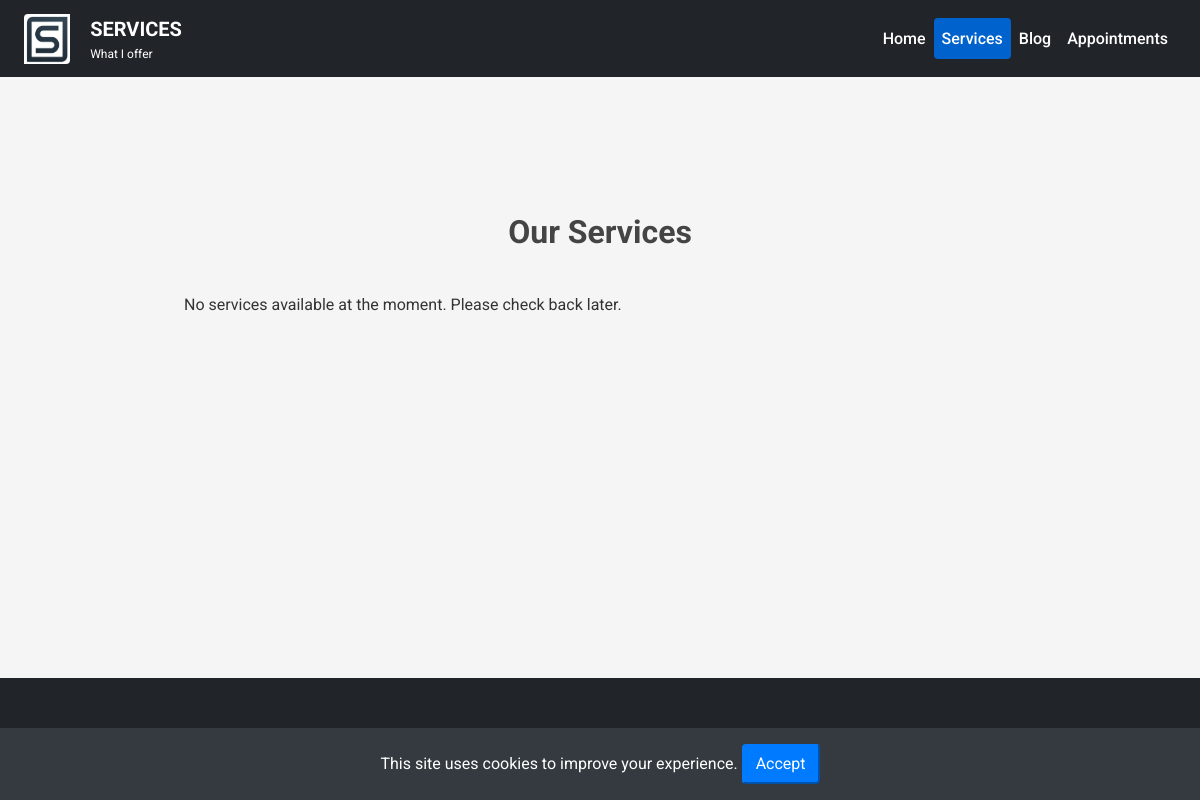
/services/services/, run on an earlier commit of the app's database.
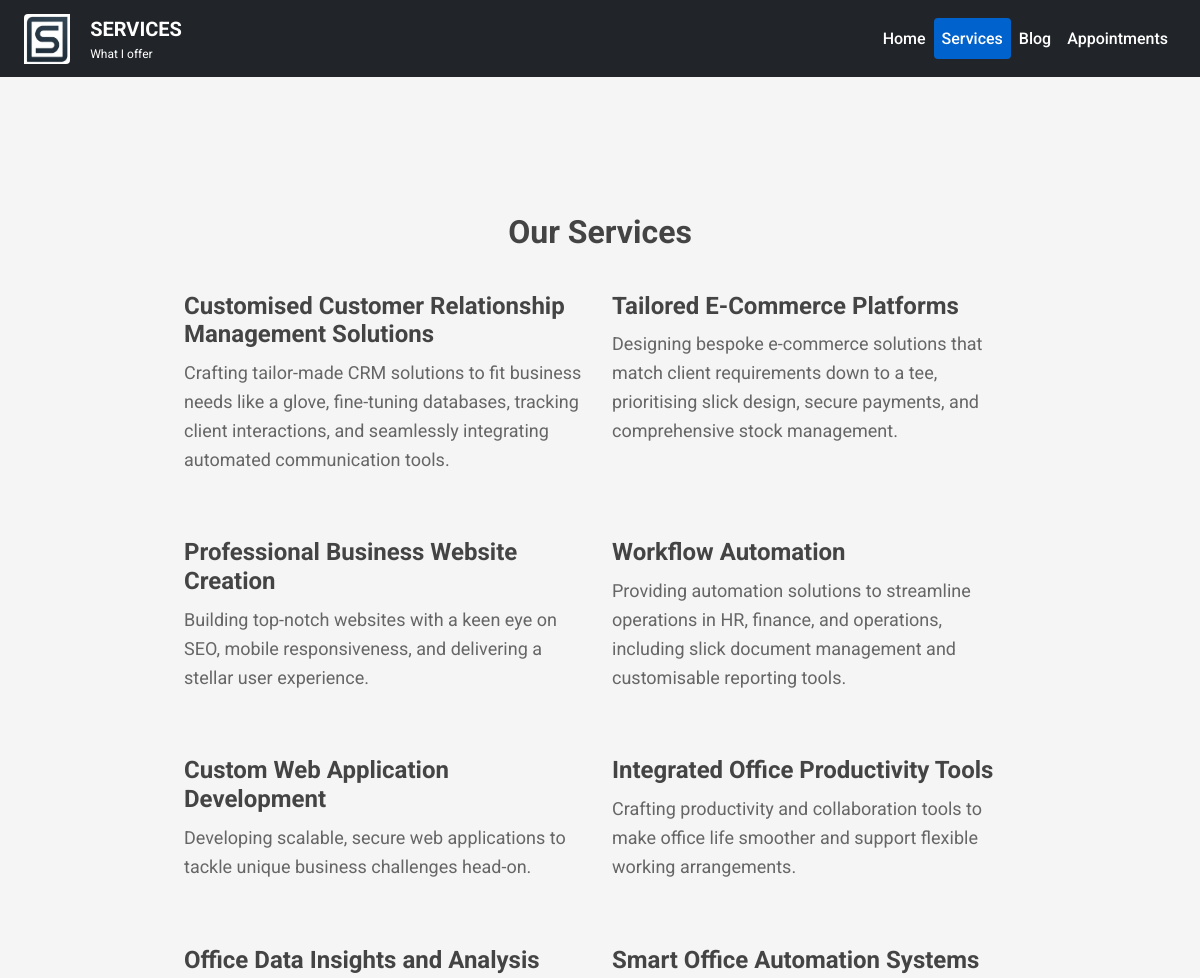
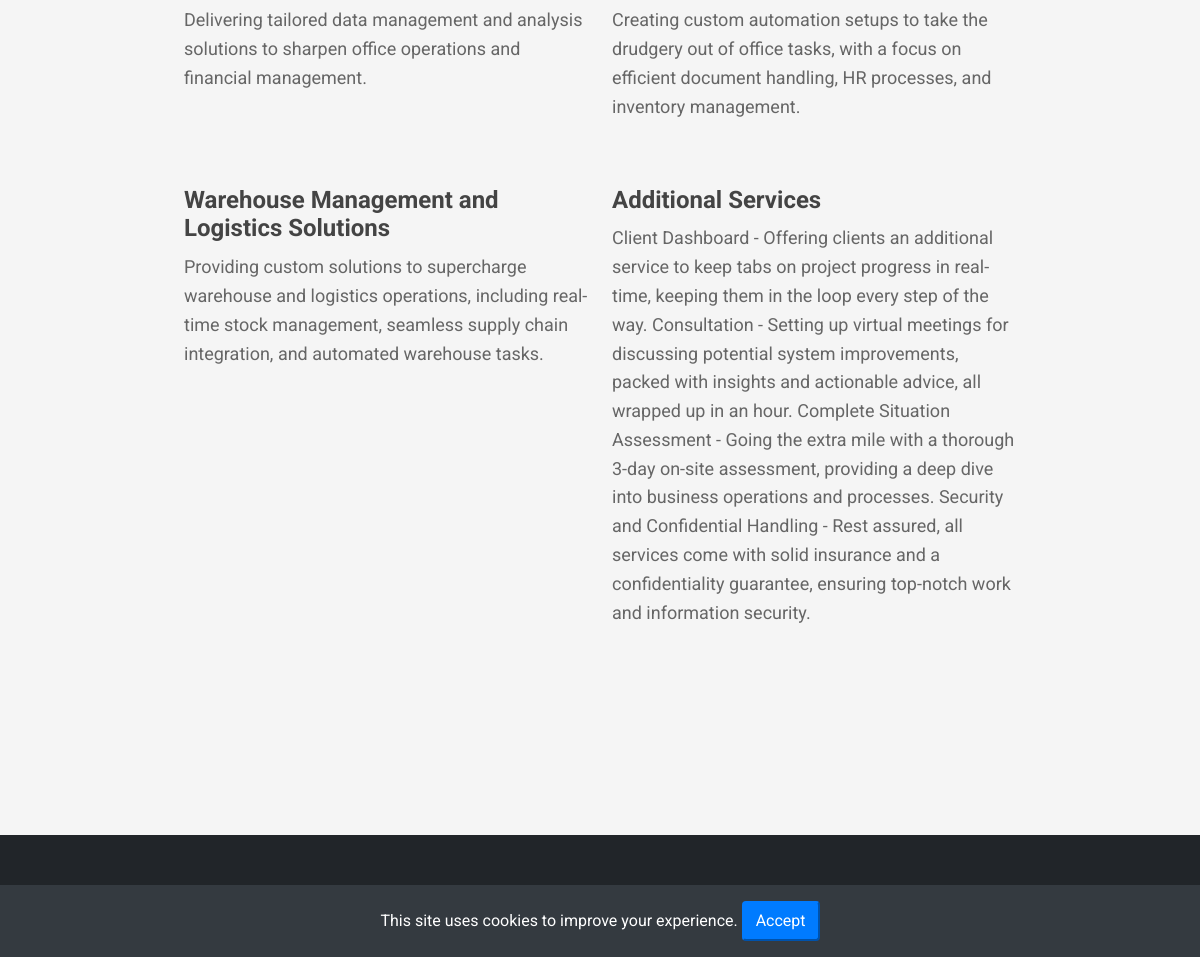
And on a later commit of the database (2 pictures, top to bottom).
### services/models.py (models this page shows, shortened)
class Service(models.Model):
    title = models.CharField(max_length=200)
    description = models.TextField()
    link = models.URLField(max_length=200, blank=True, null=True)

### services/views.py (the view)
# urls.py: path('services/', services_view, name='services'),
def services_view(request):
    services = Service.objects.all()
    return render(request, 'services/services.html', {'services': services})

### services/templates/services/services.html (shortened to what this page needs)
{% extends 'base.html' %}
{% block content %}
<section class="services-section py-5">
    <div class="container">
        <h2 class="section-title">Our Services</h2>
        <div class="row">
            {% for service in services %}
                <div class="col-md-6 mb-4">
                    <div class="service-item">
                        <h3 class="service-title">{{ service.title }}</h3>
                        <p class="service-description">{{ service.description }}</p>
                    </div>
                </div>
            {% empty %}
                <p>No services available at the moment. Please check back later.</p>
            {% endfor %}
        </div>
    </div>
</section>
{% endblock %}

### templates/base.html (shortened to what this page needs)
<!DOCTYPE html>
<html lang="en">
<head>
    {% load static %}
    <link href="https://cdnjs.cloudflare.com/ajax/libs/font-awesome/6.1.1/css/all.min.css" rel="stylesheet">
    <link rel="stylesheet" href="{% static 'css/bootstrap/bootstrap.css' %}">
    <link rel="stylesheet" href="{% static 'css/custom.css' %}">
</head>
<body>
    <div id="cookieConsentBanner">
        This site uses cookies to improve your experience.
        <button id="acceptCookies">Accept</button>
    </div>
    <div class="d-flex flex-column min-vh-100">
        <header>
            <nav class="navbar navbar-expand-lg navbar-dark bg-dark">
                <div class="container-fluid justify-content-between">
                    <a class="navbar-brand" href="#">
                        <img src="{% static 'img/sandorgyorfi_logo.jpg' %}" alt="Logo" width="30" height="24"
                        class="d-inline-block align-text-top">
                        <div class="title-container">
                            <div class="navbar-title" id="navbar-title"></div>
                            <div class="navbar-subtitle" id="navbar-subtitle"></div>
                        </div>
                    </a>
                <div class="collapse navbar-collapse" id="navbarNavAltMarkup">
                    <div class="navbar-nav ms-auto">
                        <a class="nav-link" href="{% url 'home' %}" data-section="home">Home</a>
                        <a class="nav-link" href="{% url 'services' %}" data-section="services">Services</a>
                        <a class="nav-link" href="#" data-section="blog">Blog</a>
                        <a class="nav-link" href="#" data-section="appointments">Appointments</a>
                    </div>
                </div>
            </div>
        </nav>
    </header>
        <main class="container mt-4 flex-grow-1">
            {% block content %}
            {% endblock %}
        </main>
        <footer class="footer mt-auto py-3 bg-dark text-white">
            <div class="container">
                <div class="row">
                    <div class="col-md-6 d-flex align-items-center">
                        <span>&copy; {{ year }} www.sandorgyorfi.com | All rights reserved.</span>
                    </div>
                    <div class="col-md-6 d-flex justify-content-md-end align-items-center">
                        <a href="https://www.linkedin.com" target="_blank" class="text-white me-3"
                            aria-label="LinkedIn">
                        </a>
                        <a href="https://github.com" target="_blank" class="text-white me-3" aria-label="GitHub">
                        </a>
                        <a href="https://www.tiktok.com" target="_blank" class="text-white me-3" aria-label="TikTok">
                        </a>
                        <a href="https://x.com" target="_blank" class="text-white me-3" aria-label="X">
                        </a>
                    </div>
                </div>
            </div>
        </footer>
    </div>
</body>
</html>

### static/css/custom.css (style rules this page uses)
* { margin: 0; padding: 0; box-sizing: border-box; }
body { font-family: 'Roboto', sans-serif; line-height: 1.6; color: #333; background-color: #f5f5f5; }
h1, h2, h3, h4, h5, h6 { color: #444; }
p { margin-bottom: 1.5rem; }
a { color: #007bff; text-decoration: none; }
.navbar { background-color: #333; }
.navbar-brand img { height: 50px; width: auto; margin-right: 10px; vertical-align: middle; border-top-left-radius: 4px; border-top-right-radius: 0px; border-bottom-right-radius: 4px; border-bottom-left-radius: 0px; }
.navbar-brand { display: flex; align-items: center; white-space: nowrap; color: #ffffff; }
.title-container { display: flex; flex-direction: column; margin-left: 10px; }
.navbar-title { font-size: 20px; font-weight: bold; text-transform: uppercase; color: #ffffff; }
.navbar-subtitle { font-size: 12px; font-weight: normal; color: #ffffff; opacity: 0; transition: opacity 0.5s ease-in-out; }
.navbar .container-fluid { --bs-gutter-x: 3rem; }
.navbar-nav .nav-link { color: #ffffff; padding: 0.5rem 1rem; transition: color 0.3s ease-in-out, background-color 0.3s ease-in-out; text-decoration: none; font-weight: 500; }
.navbar-nav .nav-active, .navbar-nav .nav-link.active { color: #ffffff; background-color: #0062cc; border-radius: 0.25rem; }
.container { max-width: 960px; margin: 0 auto; padding: 2rem; }
.hero-section, .services-section, .latest-news-section, .about-section { margin-bottom: 2rem; }
.footer { background-color: #333; color: #fff; text-align: center; padding: 1rem; }
.footer a { color: #fff; }
.services-section { padding: 80px 0; }
.section-title { font-size: 32px; font-weight: bold; text-align: center; margin-bottom: 40px; }
.service-item { margin-bottom: 40px; }
.service-title { font-size: 24px; font-weight: bold; margin-bottom: 10px; }
.service-description { font-size: 18px; color: #666; }

### templates/base.html (style rules this page uses)
#cookieConsentBanner { position: fixed; bottom: 0; left: 0; width: 100%; background-color: #343a40; color: #ffffff; padding: 1rem; text-align: center; display: none; z-index: 1050; }
#acceptCookies { background-color: #007bff; border-color: #007bff; padding: .375rem .75rem; border-radius: .25rem; color: #fff; font-size: 1rem; line-height: 1.5; }

What changed in the data, as far as the page shows it:
added Service: title "Customised Customer Relationship Management Solutions", description "Crafting tailor-made CRM solutions to fit business needs like a glove, fine-tuning databases, tracking client interactions, and seamlessly integrating automated communication tools."
added Service: title "Tailored E-Commerce Platforms", description "Designing bespoke e-commerce solutions that match client requirements down to a tee, prioritising slick design, secure payments, and comprehensive stock management."
added Service: title "Professional Business Website Creation", description "Building top-notch websites with a keen eye on SEO, mobile responsiveness, and delivering a stellar user experience."
added Service: title "Workflow Automation", description "Providing automation solutions to streamline operations in HR, finance, and operations, including slick document management and customisable reporting tools."
added Service: title "Custom Web Application Development", description "Developing scalable, secure web applications to tackle unique business challenges head-on."
added Service: title "Integrated Office Productivity Tools", description "Crafting productivity and collaboration tools to make office life smoother and support flexible working arrangements."
added Service: title "Office Data Insights and Analysis", description "Delivering tailored data management and analysis solutions to sharpen office operations and financial management."
added Service: title "Smart Office Automation Systems", description "Creating custom automation setups to take the drudgery out of office tasks, with a focus on efficient document handling, HR processes, and inventory management."
added Service: title "Warehouse Management and Logistics Solutions", description "Providing custom solutions to supercharge warehouse and logistics operations, including real-time stock management, seamless supply chain integration, and automated warehouse tasks."
added Service: title "Additional Services", description "Client Dashboard - Offering clients an additional service to keep tabs on project progress in real-time, keeping them in the loop every step of the way. Consultation - Setting up virtual meetings for discussing potential system improvements, packed with insights and actionable advice, all wrapped up in an hour. Complete Situation Assessment - Going the extra mile with a thorough 3-day on-site assessment, providing a deep dive into business operations and processes. Security and Confidential Handling - Rest assured, all services come with solid insurance and a confidentiality guarantee, ensuring top-notch work and information security."
Also different on the page:
text no longer shown: "No services available at the moment. Please check back later."
